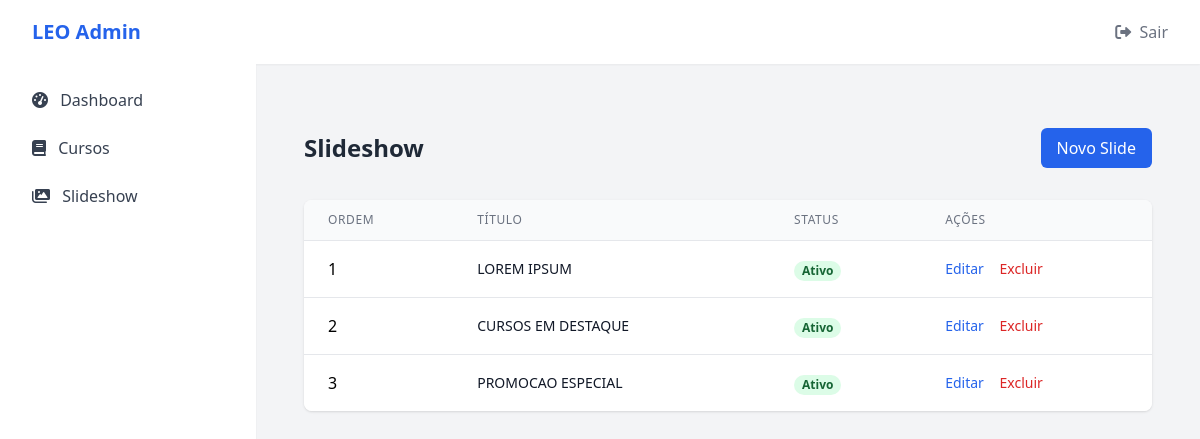
Page /admin/slideshow/index.php (signed in) on the committed database.
### tables this page shows
CREATE TABLE `slideshow` (
  `id` int(11) NOT NULL AUTO_INCREMENT,
  `titulo` varchar(255) NOT NULL,
  `descricao` text DEFAULT NULL,
  `imagem` varchar(255) NOT NULL,
  `link_botao` varchar(255) DEFAULT NULL,
  `texto_botao` varchar(50) DEFAULT 'VER CURSO',
  `ordem` int(11) DEFAULT 0,
  `ativo` tinyint(1) DEFAULT 1,
  `criado_em` timestamp NOT NULL DEFAULT current_timestamp(),
  `atualizado_em` timestamp NOT NULL DEFAULT current_timestamp() ON UPDATE current_timestamp(),
  PRIMARY KEY (`id`)
);

### admin/slideshow/index.php (the view, shortened to what this page needs)
<?php
require '../../includes/db.php';
include '../includes/header.php';
try {
    $stmt = $pdo->query("SELECT * FROM slideshow ORDER BY ordem ASC");
    $slides = $stmt->fetchAll();
} catch (PDOException $e) {
    die("Erro ao carregar slides: " . $e->getMessage());
}
?>
<div class="container mx-auto px-4 py-8">
    <div class="flex justify-between items-center mb-8">
        <h1 class="text-2xl font-bold text-gray-800">Slideshow</h1>
        <a href="criar.php" class="bg-blue-600 hover:bg-blue-700 text-white px-4 py-2 rounded-md">
            Novo Slide
        </a>
    </div>
    <div class="bg-white shadow rounded-lg overflow-hidden">
        <table class="min-w-full divide-y divide-gray-200">
            <thead class="bg-gray-50">
                <tr>
                    <th class="px-6 py-3 text-left text-xs font-medium text-gray-500 uppercase tracking-wider">Ordem</th>
                    <th class="px-6 py-3 text-left text-xs font-medium text-gray-500 uppercase tracking-wider">Título</th>
                    <th class="px-6 py-3 text-left text-xs font-medium text-gray-500 uppercase tracking-wider">Status</th>
                    <th class="px-6 py-3 text-left text-xs font-medium text-gray-500 uppercase tracking-wider">Ações</th>
                </tr>
            </thead>
            <tbody class="bg-white divide-y divide-gray-200">
                <?php foreach ($slides as $slide): ?>
                <tr>
                    <td class="px-6 py-4 whitespace-nowrap">
                        <?= $slide['ordem'] ?>
                    </td>
                    <td class="px-6 py-4 whitespace-nowrap">
                        <div class="text-sm font-medium text-gray-900"><?= htmlspecialchars($slide['titulo']) ?></div>
                    </td>
                    <td class="px-6 py-4 whitespace-nowrap">
                        <span class="px-2 inline-flex text-xs leading-5 font-semibold rounded-full <?= $slide['ativo'] ? 'bg-green-100 text-green-800' : 'bg-gray-100 text-gray-800' ?>">
                            <?= $slide['ativo'] ? 'Ativo' : 'Inativo' ?>
                        </span>
                    </td>
                    <td class="px-6 py-4 whitespace-nowrap text-sm font-medium">
                        <a href="editar.php?id=<?= $slide['id'] ?>" class="text-blue-600 hover:text-blue-900 mr-3">Editar</a>
                        <a href="deletar.php?id=<?= $slide['id'] ?>" class="text-red-600 hover:text-red-900" onclick="return confirm('Tem certeza?')">Excluir</a>
                    </td>
                </tr>
                <?php endforeach; ?>
            </tbody>
        </table>
    </div>
</div>
<?php include '../includes/footer.php'; ?>

### rows in the picture
slideshow: ordem "1", titulo "LOREM IPSUM", ativo "Ativo"
slideshow: ordem "2", titulo "CURSOS EM DESTAQUE", ativo "Ativo"
slideshow: ordem "3", titulo "PROMOCAO ESPECIAL", ativo "Ativo"
